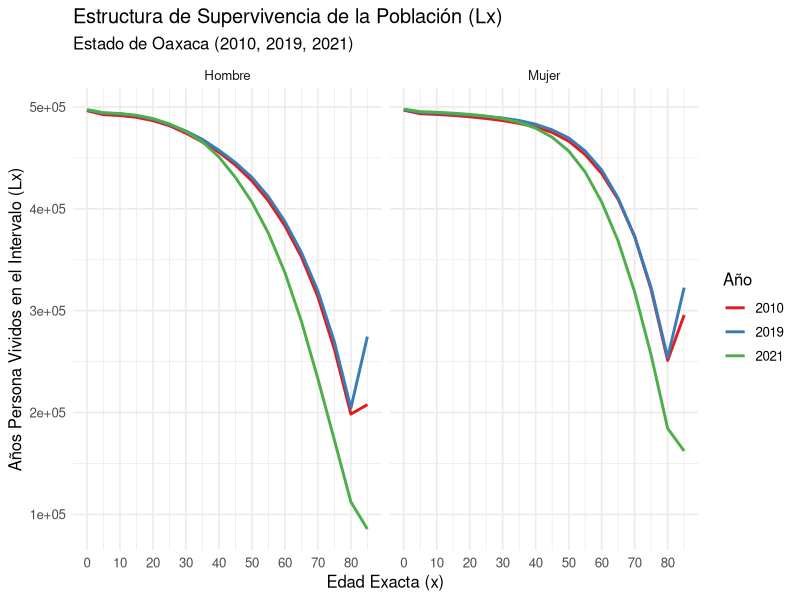
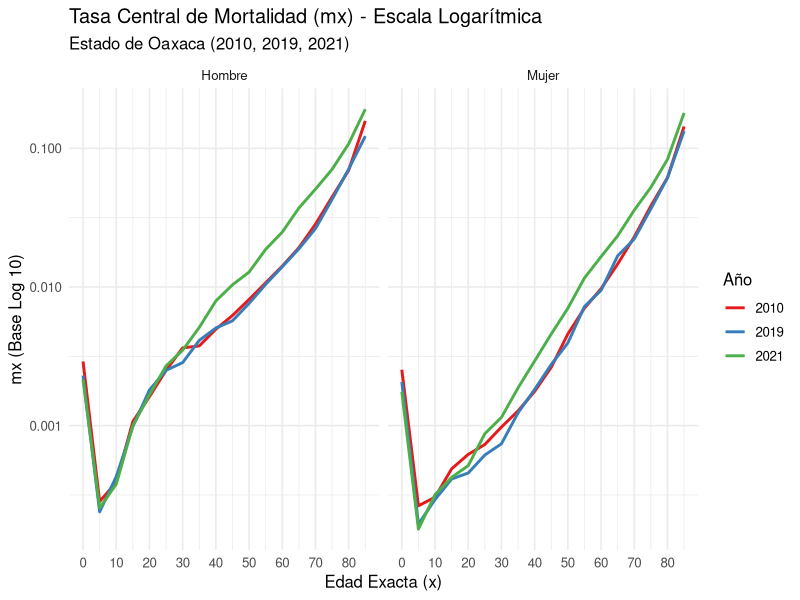
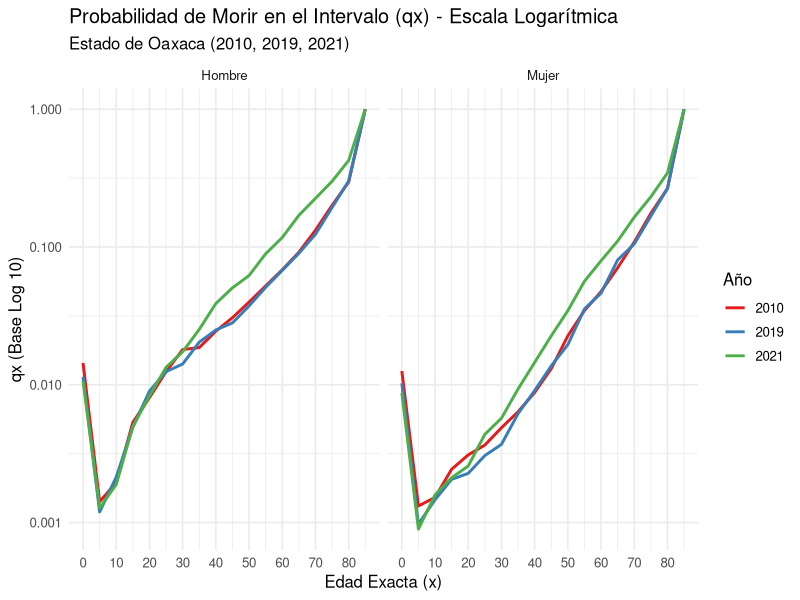
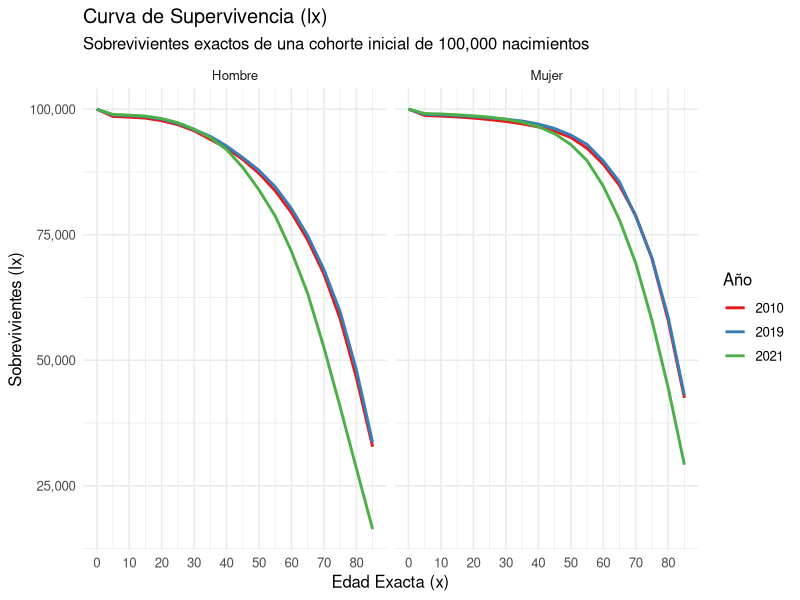
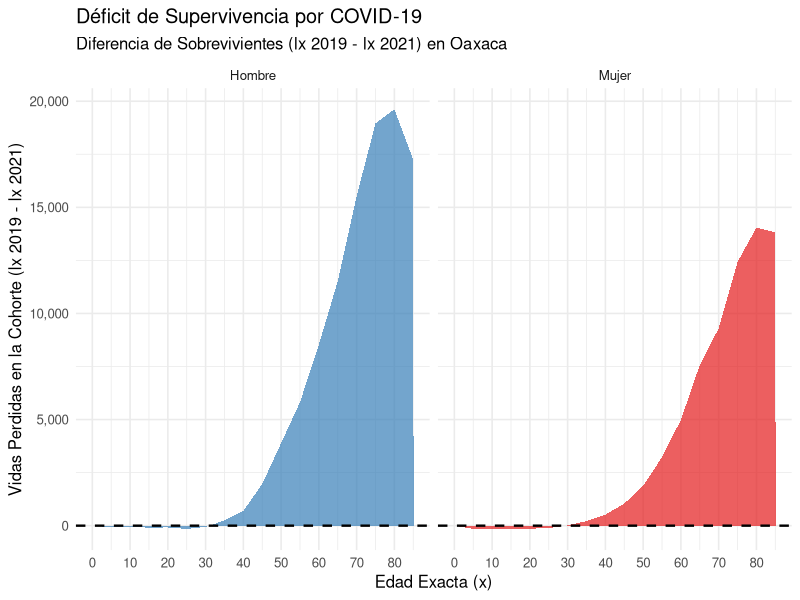

Generate these figures, in order, with R:
## ---- chunk 1
#| message: false
#| warning: false 

library(tidyverse)
library(readxl)
library(dplyr)
library(tidyr)
library(data.table)
## ---- chunk 2

# Importación los datos de defunciones
Defunciones <- fread(
  input = "Datos/defunciones.csv",
  sep = ",",                 
  skip = "Total, Total",     
  header = FALSE,            
  encoding = "Latin-1",      #Le decimos a R que espere la "ñ" y los acentos
  col.names = c("Sexo", "Edad", "2010", "2019", "2021") 
)

# Verificamos
Defunciones
## ---- chunk 3

# 1. Importamos saltándonos las 2 primeras líneas en blanco
Poblacion_bruta <- fread("Datos/poblacion.csv", skip = 2, encoding = "Latin-1")

# 2. La Transformación Maestra
Poblacion_limpia <- Poblacion_bruta |> 
  
  # A. Renombramos la primera columna que tiene un nombre horrible
  rename(Etiqueta = `Etiquetas de fila`) |> 
  
  # B. Creamos la columna 'Sexo'. Detectamos si la fila dice Hombres o Mujeres
  mutate(
    Sexo = case_when(
      Etiqueta == "HOMBRES" ~ "Hombre",
      Etiqueta == "MUJERES" ~ "Mujer",
      TRUE ~ NA_character_
    )
  ) |> 
  
  # C. "Rellenamos hacia abajo" el sexo para que los años hereden la categoría
  fill(Sexo, .direction = "down") |> 
  
  # D. Filtramos para quedarnos solo con las filas de los años (y quitamos los totales)
  filter(Etiqueta %in% c("2010", "2019", "2021")) |> 
  rename(Ano = Etiqueta) |> 
  select(-`Suma de POB_TOTAL`) |> 
  
  # E. DERRETIMIENTO: Pasamos todas las columnas de edades a filas
  pivot_longer(
    cols = starts_with("Suma de POB_"), 
    names_to = "Edad", 
    values_to = "Poblacion"
  ) |> 
  
  # F. LIMPIEZA DE TEXTO: Arreglamos los nombres (ej. "Suma de POB_00_04" -> "0-4")
  mutate(
    Edad = str_remove(Edad, "Suma de POB_"),  # Quitamos el prefijo
    Edad = str_replace(Edad, "_", "-"),       # Cambiamos guion bajo por medio
    Edad = str_replace(Edad, "^0", ""),       # Quitamos el cero a la izquierda inicial
    Edad = str_replace(Edad, "-0", "-"),      # Quitamos el cero después del guion
    Edad = str_replace(Edad, "85-mm", "85 y más") # Renombramos el grupo abierto final
  ) |> 
  
  # G. MOLDEADO: Convertimos los años (2010, 2019, 2021) en columnas
  pivot_wider(
    names_from = Ano,
    names_prefix = "Pob_", # Les ponemos un prefijo para no confundirlos con las defunciones
    values_from = Poblacion
  )

# Verificamos la obra de arte
Poblacion_limpia
## ---- chunk 4

# ==============================================================================
# FASE 1: ARMONIZACIÓN ESTRICTA DE BASES DE DATOS
# ==============================================================================

# 1A. Limpieza de Defunciones
Defunciones_clean <- fread("Datos/defunciones.csv", sep = ",", skip = "Total, Total", 
                           header = FALSE, encoding = "Latin-1", 
                           col.names = c("Sexo", "Edad", "D_2010", "D_2019", "D_2021")) |> 
  filter(!Edad %in% c("Total", "No especificado")) |> 
  mutate(across(starts_with("D_"), parse_number)) |> 
  # Arreglamos nombres para que coincidan (quitamos la palabra "años")
  mutate(Edad = str_remove(Edad, " años"),
         Edad = str_trim(Edad)) |> 
  # MAGIA DEMOGRÁFICA: Unimos menores de 1 y 1-4 en un solo grupo "0-4"
  mutate(Edad = case_when(
    Edad %in% c("Menores de 1 año", "1-4") ~ "0-4",
    TRUE ~ Edad
  )) |> 
  # Agrupamos y sumamos para fusionar los infantes
  group_by(Sexo, Edad) |> 
  summarise(across(starts_with("D_"), sum), .groups = "drop")

# 1B. Limpieza de Población
Poblacion_clean <- fread("Datos/poblacion.csv", skip = 2, encoding = "Latin-1") |> 
  rename(Etiqueta = `Etiquetas de fila`) |> 
  mutate(Sexo = case_when(Etiqueta == "HOMBRES" ~ "Hombre",
                          Etiqueta == "MUJERES" ~ "Mujer",
                          TRUE ~ NA_character_)) |> 
  fill(Sexo, .direction = "down") |> 
  filter(Etiqueta %in% c("2010", "2019", "2021")) |> 
  select(-`Suma de POB_TOTAL`) |> 
  pivot_longer(cols = starts_with("Suma de POB_"), names_to = "Edad", values_to = "Poblacion") |> 
  mutate(
    Edad = str_remove(Edad, "Suma de POB_"),
    Edad = str_replace(Edad, "_", "-"),
    Edad = str_replace(Edad, "^0", ""),
    Edad = str_replace(Edad, "-0", "-"),
    Edad = str_replace(Edad, "85-mm", "85 y más")
  ) |> 
  pivot_wider(names_from = Etiqueta, values_from = Poblacion, names_prefix = "P_")

# 1C. Cruce (Inner Join)
# Ahora unimos ambas tablas. Solo sobrevivirán las filas donde Sexo y Edad sean idénticos
Datos_Maestros <- inner_join(Defunciones_clean, Poblacion_clean, by = c("Sexo", "Edad"))

# Convertimos al formato largo para poder separar por año fácilmente
Datos_Largos <- Datos_Maestros |> 
  pivot_longer(cols = starts_with("D_") | starts_with("P_"),
               names_to = c(".value", "Ano"),
               names_sep = "_") |> 
  # Ordenamos las edades matemáticamente (extraemos el primer número)
  mutate(x_inicio = parse_number(Edad)) |> 
  arrange(Sexo, Ano, x_inicio)


# ==============================================================================
# FASE 2: EL MOTOR ACTUARIAL (FUNCIÓN DE TABLA DE VIDA)
# ==============================================================================

crear_tabla_mortalidad <- function(df) {
  df |> 
    mutate(
      # Amplitud del intervalo (n) - Asumimos 5 para todos, excepto el grupo abierto final
      n = 5,
      
      # Tasa central de mortalidad (mx)
      mx = D / P,
      
      # Factor de separación (ax) - Años promedio vividos por los que mueren en el intervalo (estándar 2.5)
      ax = 2.5,
      
      # Probabilidad de morir (qx): Fórmula de Reed-Merrell o estándar actuarial
      qx = (n * mx) / (1 + (n - ax) * mx),
      
      # Corrección para el último grupo abierto (85 y más) donde la probabilidad de morir es del 100%
      qx = if_else(Edad == "85 y más", 1, qx),
      
      # Probabilidad de sobrevivir (px)
      px = 1 - qx,
      
      # Sobrevivientes a la edad exacta x (lx) - Radix de 100,000
      lx = 100000 * cumprod(c(1, px[-n()])),
      
      # Defunciones en la tabla (dx)
      dx = lx * qx,
      
      # Años persona vividos en el intervalo (Lx)
      Lx = if_else(Edad == "85 y más", lx / mx, n * lead(lx, default = 0) + ax * dx),
      
      # Años persona vividos a partir de la edad x (Tx)
      Tx = rev(cumsum(rev(Lx))),
      
      # Esperanza de vida (ex)
      ex = Tx / lx
    ) |> 
    # Seleccionamos las columnas clásicas de la tabla
    select(Edad, n, mx, qx, px, lx, dx, Lx, Tx, ex)
}

# ==============================================================================
# FASE 3: GENERACIÓN DE LAS 6 TABLAS
# ==============================================================================

# Dividimos los datos en una lista de 6 partes (Hombre-2010, Mujer-2010, etc.)
Lista_Datos <- split(Datos_Largos, list(Datos_Largos$Sexo, Datos_Largos$Ano))

# Aplicamos nuestra función actuarial a las 6 bases de datos usando purrr::map
Tablas_Vida_Oaxaca <- map(Lista_Datos, crear_tabla_mortalidad)

# Ejemplo: Para ver la tabla de Hombres en 2021
# Tablas_Vida_Oaxaca$`Hombre.2021`
## ---- chunk 5
print(Tablas_Vida_Oaxaca$`Mujer.2010`)
print(Tablas_Vida_Oaxaca$`Hombre.2010`)
print(Tablas_Vida_Oaxaca$`Mujer.2019`)
print(Tablas_Vida_Oaxaca$`Hombre.2019`)
print(Tablas_Vida_Oaxaca$`Mujer.2021`)
print(Tablas_Vida_Oaxaca$`Hombre.2021`)

## ---- chunk 6
library(knitr) # Librería esencial para dibujar tablas hermosas en PDF

# ==============================================================================
# FASE 4: EXTRACCIÓN Y MAQUETACIÓN DEL CUADRO RESUMEN (e0)
# ==============================================================================

Cuadro_Esperanza_Vida <- bind_rows(Tablas_Vida_Oaxaca, .id = "Categoria") |> 
  
  # 1. Filtramos estrictamente la fila de nacimiento
  filter(Edad == "0-4") |> 
  
  # 2. El ID viene como "Hombre.2010". Lo separamos en dos columnas limpias.
  separate(Categoria, into = c("Sexo", "Ano"), sep = "\\.") |> 
  
  # 3. Seleccionamos solo las variables ejecutivas y redondeamos a 2 decimales
  select(Sexo, Ano, Esperanza_Vida = ex) |> 
  mutate(Esperanza_Vida = round(Esperanza_Vida, 2)) |> 
  
  # 4. Moldeado: Ponemos los años como columnas para facilitar la comparación visual
  pivot_wider(
    names_from = Ano, 
    values_from = Esperanza_Vida
  ) |> 
  
  # 5. Ordenamos para que las mujeres aparezcan arriba (suele ser el estándar al tener mayor e0)
  arrange(desc(Sexo))

# Imprimimos el cuadro con calidad académica
kable(
  Cuadro_Esperanza_Vida, 
  caption = "Esperanza de Vida al Nacer (e0) en Oaxaca por Sexo y Año",
  align = "c" # Centramos el texto en las columnas
)
## ---- chunk 7
# ==============================================================================
# FASE 5: VISUALIZACIÓN ACTUARIAL (Lx, mx, qx)
# ==============================================================================

# 1. Unimos las tablas y creamos un eje X matemático continuo
Tablas_Graficas <- bind_rows(Tablas_Vida_Oaxaca, .id = "Categoria") |> 
  separate(Categoria, into = c("Sexo", "Ano"), sep = "\\.") |> 
  # Extraemos solo el primer número de la edad para tener un eje continuo (0, 5, 10...)
  mutate(x_exacta = parse_number(Edad))
# ---------------------------------------------------------
# GRÁFICO 1: Años Persona Vividos (Lx) - Escala Lineal
# ---------------------------------------------------------
grafico_Lx <- ggplot(Tablas_Graficas, aes(x = x_exacta, y = Lx, color = Ano)) +
  geom_line(linewidth = 1) +
  facet_wrap(~Sexo) + # Divide la gráfica en dos paneles (Hombres y Mujeres)
  theme_minimal(base_size = 12) +
  scale_color_brewer(palette = "Set1") +
  scale_x_continuous(breaks = seq(0, 85, by = 10)) + # Marcas cada 10 años
  labs(
    title = "Estructura de Supervivencia de la Población (Lx)",
    subtitle = "Estado de Oaxaca (2010, 2019, 2021)",
    x = "Edad Exacta (x)",
    y = "Años Persona Vividos en el Intervalo (Lx)",
    color = "Año"
  )

# Imprimimos el primer gráfico
grafico_Lx

# ---------------------------------------------------------
# GRÁFICO 2: Tasa Central de Mortalidad (mx) - ESCALA LOGARÍTMICA
# ---------------------------------------------------------
grafico_mx <- ggplot(Tablas_Graficas, aes(x = x_exacta, y = mx, color = Ano)) +
  geom_line(linewidth = 1) +
  facet_wrap(~Sexo) +
  theme_minimal(base_size = 12) +
  scale_color_brewer(palette = "Set1") +
  scale_x_continuous(breaks = seq(0, 85, by = 10)) +
  scale_y_log10(labels = scales::comma) +  # <--- MAGIA: Escala Logarítmica
  labs(
    title = "Tasa Central de Mortalidad (mx) - Escala Logarítmica",
    subtitle = "Estado de Oaxaca (2010, 2019, 2021)",
    x = "Edad Exacta (x)",
    y = "mx (Base Log 10)",
    color = "Año"
  )

# Imprimimos el segundo gráfico
grafico_mx

# ---------------------------------------------------------
# GRÁFICO 3: Probabilidad de Morir (qx) - ESCALA LOGARÍTMICA
# ---------------------------------------------------------
grafico_qx <- ggplot(Tablas_Graficas, aes(x = x_exacta, y = qx, color = Ano)) +
  geom_line(linewidth = 1) +
  facet_wrap(~Sexo) +
  theme_minimal(base_size = 12) +
  scale_color_brewer(palette = "Set1") +
  scale_x_continuous(breaks = seq(0, 85, by = 10)) +
  scale_y_log10(labels = scales::comma) + # <--- MAGIA: Escala Logarítmica
  labs(
    title = "Probabilidad de Morir en el Intervalo (qx) - Escala Logarítmica",
    subtitle = "Estado de Oaxaca (2010, 2019, 2021)",
    x = "Edad Exacta (x)",
    y = "qx (Base Log 10)",
    color = "Año"
  )

# Imprimimos el tercer gráfico
grafico_qx
## ---- chunk 8
# ---------------------------------------------------------
# GRÁFICO 4: Curva de Supervivencia (lx) - Escala Lineal
# ---------------------------------------------------------
grafico_lx <- ggplot(Tablas_Graficas, aes(x = x_exacta, y = lx, color = Ano)) +
  geom_line(linewidth = 1) +
  facet_wrap(~Sexo) +
  theme_minimal(base_size = 12) +
  scale_color_brewer(palette = "Set1") +
  scale_x_continuous(breaks = seq(0, 85, by = 10)) +
  scale_y_continuous(labels = scales::comma) + # Usamos comas para el 100,000
  labs(
    title = "Curva de Supervivencia (lx)",
    subtitle = "Sobrevivientes exactos de una cohorte inicial de 100,000 nacimientos",
    x = "Edad Exacta (x)",
    y = "Sobrevivientes (lx)",
    color = "Año"
  )

# Imprimimos el cuarto gráfico
grafico_lx
## ---- chunk 9
# ==============================================================================
# FASE 6: ANÁLISIS DE BRECHA DEMOGRÁFICA (Diferencia lx 2019 vs 2021)
# ==============================================================================

# 1. Transformación de datos: Aislamos 2019 y 2021, y calculamos la diferencia
Datos_Brecha <- Tablas_Graficas |> 
  # Nos quedamos solo con los años de interés
  filter(Ano %in% c("2019", "2021")) |> 
  # Seleccionamos las columnas clave
  select(Sexo, Ano, x_exacta, lx) |> 
  # Moldeamos: Ponemos los años como columnas (lx_2019 y lx_2021)
  pivot_wider(
    names_from = Ano, 
    values_from = lx, 
    names_prefix = "lx_"
  ) |> 
  # Calculamos el déficit: ¿Cuántos sobrevivientes perdió el 2021 respecto al 2019?
  mutate(Deficit_lx = lx_2019 - lx_2021)

# 2. Generación del Gráfico
grafico_brecha <- ggplot(Datos_Brecha, aes(x = x_exacta, y = Deficit_lx, fill = Sexo)) +
  # Usamos un gráfico de área para que el impacto visual de las "vidas perdidas" sea dramático
  geom_area(alpha = 0.7) +
  # Línea de referencia en cero (donde no hay diferencia entre años)
  geom_hline(yintercept = 0, linetype = "dashed", color = "black", linewidth = 0.8) +
  facet_wrap(~Sexo) +
  theme_minimal(base_size = 12) +
  scale_fill_manual(values = c("Hombre" = "#377eb8", "Mujer" = "#e41a1c")) +
  scale_x_continuous(breaks = seq(0, 85, by = 10)) +
  scale_y_continuous(labels = scales::comma) +
  labs(
    title = "Déficit de Supervivencia por COVID-19",
    subtitle = "Diferencia de Sobrevivientes (lx 2019 - lx 2021) en Oaxaca",
    x = "Edad Exacta (x)",
    y = "Vidas Perdidas en la Cohorte (lx 2019 - lx 2021)",
    fill = "Sexo"
  ) +
  theme(legend.position = "none") # Ocultamos la leyenda porque los paneles ya lo explican

# Imprimimos el gráfico
grafico_brecha
